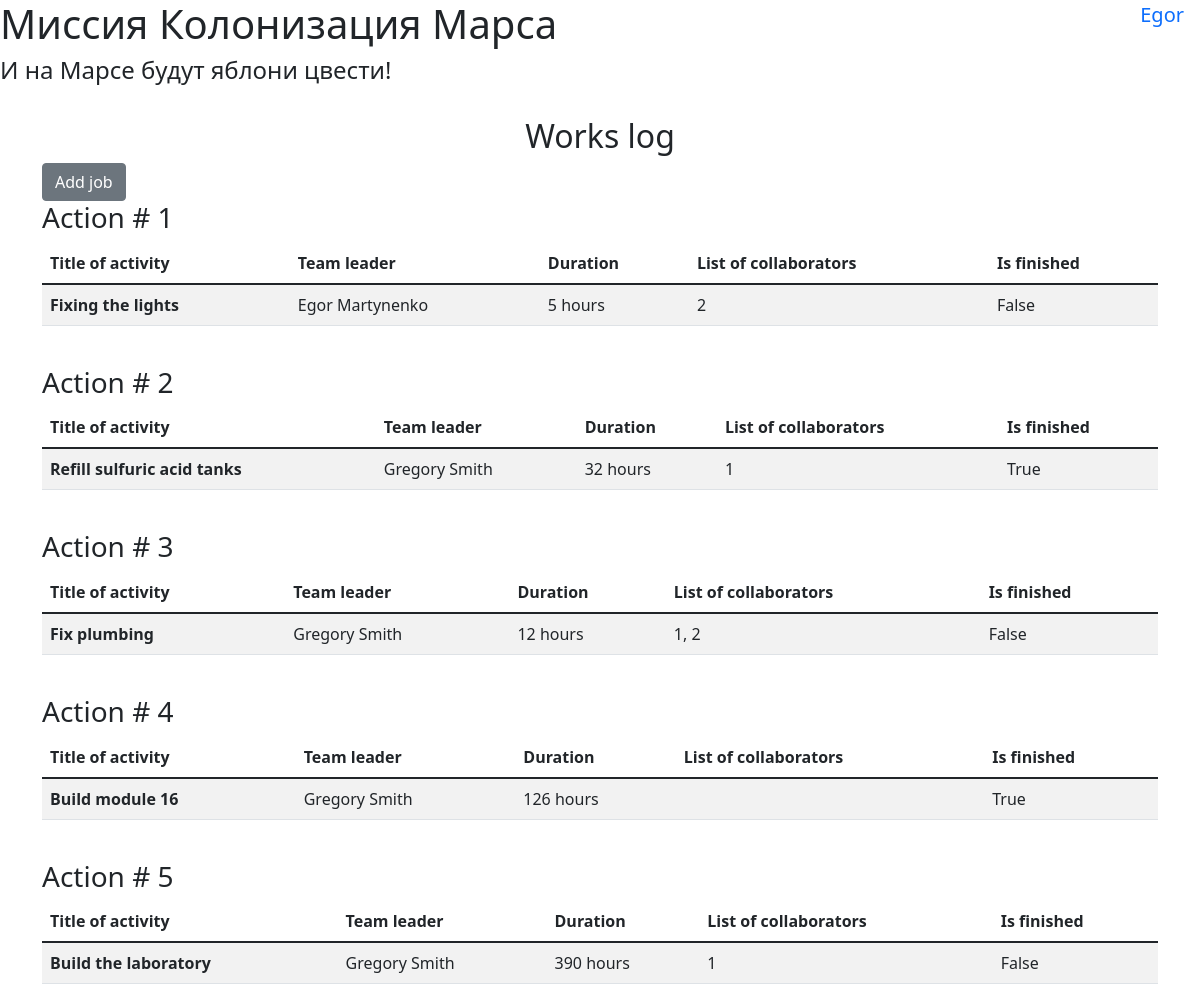
The page / (signed in) on the database its author committed.
### User.py (models this page shows, shortened)
class User(SqlAlchemyBase, UserMixin):
    __tablename__ = 'users'
    id = sqlalchemy.Column(sqlalchemy.Integer,
                           primary_key=True, autoincrement=True)
    name = sqlalchemy.Column(sqlalchemy.String, nullable=True)
    surname = sqlalchemy.Column(sqlalchemy.String, nullable=True)
    age = sqlalchemy.Column(sqlalchemy.Integer, nullable=True)
    position = sqlalchemy.Column(sqlalchemy.String, nullable=True)
    speciality = sqlalchemy.Column(sqlalchemy.String, nullable=True)
    address = sqlalchemy.Column(sqlalchemy.String, nullable=True)
    email = sqlalchemy.Column(sqlalchemy.String,
                              index=True, unique=True, nullable=True)
    hashed_password = sqlalchemy.Column(sqlalchemy.String, nullable=True)
    modified_date = sqlalchemy.Column(sqlalchemy.DateTime,
                                      default=datetime.datetime.now)

### Jobs.py (models this page shows)
class Jobs(SqlAlchemyBase):
    __tablename__ = 'jobs'
    id = sqlalchemy.Column(sqlalchemy.Integer,
                           primary_key=True, autoincrement=True)
    team_leader_id = sqlalchemy.Column(sqlalchemy.Integer, sqlalchemy.ForeignKey('users.id'))
    team_leader = relationship('User')
    job = sqlalchemy.Column(sqlalchemy.String, nullable=True)
    work_size = sqlalchemy.Column(sqlalchemy.Integer, nullable=True)
    collaborators = sqlalchemy.Column(sqlalchemy.String, nullable=True)
    start_date = sqlalchemy.Column(sqlalchemy.DateTime,
                                   default=datetime.datetime.now)
    end_date = sqlalchemy.Column(sqlalchemy.DateTime,
                                 default=datetime.datetime.now)
    is_finished = sqlalchemy.Column(sqlalchemy.Boolean, default=True)

### main.py (the view)
@app.route('/')
def job_monitor():
    session = create_session()
    with session.begin():
        jobs = session.query(Jobs).all()
    return render_template('jobs_monitor.html', jobs=jobs)

### db_session.py (called while the page is built)
def create_session():
    global __Session
    global_init()
    return __Session()

def global_init():
    global __Session
    if __Session:
        return
    conn_str = f'sqlite:///sqlite.db'
    engine = sa.create_engine(conn_str, echo=True, future=True)
    __Session = orm.sessionmaker(bind=engine)
    SqlAlchemyBase.metadata.create_all(engine)

### main.py (called while the page is built)
@login_manager.user_loader
def load_user(user_id):
    session = create_session()
    with session.begin():
        user = session.query(User).get(user_id)
        session.expunge(user)
    return user

### templates/jobs_monitor.html
{% extends "base.html" %}
{% block content %}
<h2 class="text-center">Works log</h2>
{% if current_user.is_authenticated %}
    <a href="add-job" class="btn btn-secondary">Add job</a>
{% endif %}
{% for job in jobs %}
<br>
<h3>Action # {{ job.id }} </h3>
<table class="table table-striped">
  <thead>
    <th>Title of activity</th>
    <th>Team leader</th>
    <th>Duration</th>
    <th>List of collaborators</th>
    <th>Is finished</th>
  </thead>
  <tbody>
    <tr>
      <th>{{ job.job }}</th>
      <td>{{ job.team_leader.name }} {{ job.team_leader.surname }}</td>
      <td>{{ job.work_size }} hours</td>
      <td>{{ job.collaborators }}</td>
      <td>{{ job.is_finished }}</td>
    </tr>
  </tbody>
</table>
{% endfor %}
{% endblock %}

### templates/base.html (shortened to what this page needs)
<!DOCTYPE html>
<html lang="en">
<head>
    <link href="https://cdn.jsdelivr.net/npm/bootstrap@5.1.3/dist/css/bootstrap.min.css" rel="stylesheet">
    </head>
    <body>
        <div class="position-absolute top-0 end-0">
            {% if current_user.is_authenticated %}
                <a class="navbar-brand" href="/logout">{{ current_user.name }}</a>
            {% else %}
                <p>
                    <a class="btn btn-primary " href="/register">Зарегистрироваться</a>
                    <a class="btn btn-success" href="/login">Войти</a>
                </p>
            {% endif %}
        </div>
        <h1>Миссия Колонизация Марса</h1>
        <h4>И на Марсе будут яблони цвести!</h4>
        <br>
        <main role="main" class="container">
    		{% block content %}{% endblock %}
		</main>
    </body>
</html>

### rows shown on the page
User: name "Egor"
Jobs: id "1", job "Fixing the lights", team_leader.name "Egor", team_leader.surname "Martynenko", work_size "5", collaborators "2", is_finished "False"
Jobs: id "2", job "Refill sulfuric acid tanks", team_leader.name "Gregory", team_leader.surname "Smith", work_size "32", collaborators "1", is_finished "True"
Jobs: id "3", job "Fix plumbing", team_leader.name "Gregory", team_leader.surname "Smith", work_size "12", collaborators "1, 2", is_finished "False"
Jobs: id "4", job "Build module 16", team_leader.name "Gregory", team_leader.surname "Smith", work_size "126", is_finished "True"
Jobs: id "5", job "Build the laboratory", team_leader.name "Gregory", team_leader.surname "Smith", work_size "390", collaborators "1", is_finished "False"
